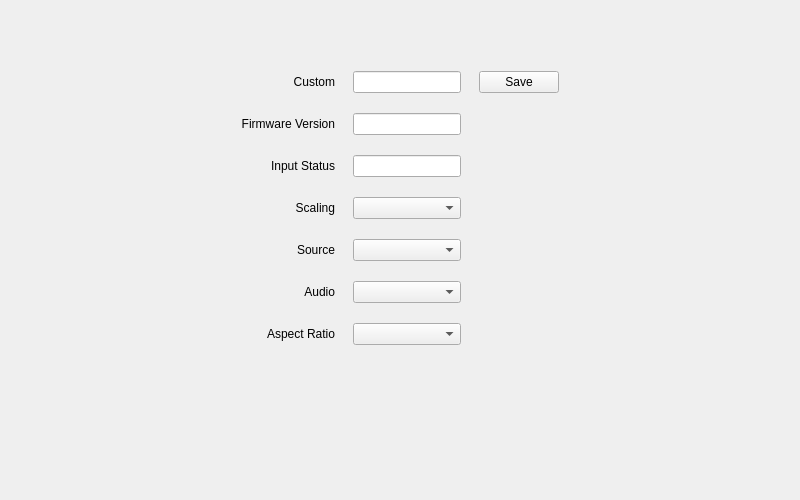
<?xml version="1.0" encoding="UTF-8"?>
<ui version="4.0">
 <class>SC2030_Setting_Form</class>
 <widget class="QWidget" name="SC2030_Setting_Form">
  <property name="geometry">
   <rect>
    <x>0</x>
    <y>0</y>
    <width>800</width>
    <height>500</height>
   </rect>
  </property>
  <property name="windowTitle">
   <string>Form</string>
  </property>
  <layout class="QVBoxLayout" name="verticalLayout">
   <item>
    <spacer name="verticalSpacer">
     <property name="orientation">
      <enum>Qt::Vertical</enum>
     </property>
     <property name="sizeType">
      <enum>QSizePolicy::Maximum</enum>
     </property>
     <property name="sizeHint" stdset="0">
      <size>
       <width>20</width>
       <height>60</height>
      </size>
     </property>
    </spacer>
   </item>
   <item>
    <layout class="QHBoxLayout" name="horizontalLayout">
     <item>
      <spacer name="horizontalSpacer_7">
       <property name="orientation">
        <enum>Qt::Horizontal</enum>
       </property>
       <property name="sizeHint" stdset="0">
        <size>
         <width>40</width>
         <height>20</height>
        </size>
       </property>
      </spacer>
     </item>
     <item>
      <layout class="QGridLayout" name="gridLayout">
       <property name="horizontalSpacing">
        <number>18</number>
       </property>
       <property name="verticalSpacing">
        <number>20</number>
       </property>
       <item row="0" column="1">
        <widget class="ClearableLineEdit" name="lineEdit_custom"/>
       </item>
       <item row="5" column="0">
        <widget class="QLabel" name="label_6">
         <property name="text">
          <string>Audio</string>
         </property>
         <property name="alignment">
          <set>Qt::AlignRight|Qt::AlignTrailing|Qt::AlignVCenter</set>
         </property>
        </widget>
       </item>
       <item row="3" column="1">
        <widget class="CustomComboBox" name="comboBox_scaling"/>
       </item>
       <item row="3" column="0">
        <widget class="QLabel" name="label_4">
         <property name="text">
          <string>Scaling</string>
         </property>
         <property name="alignment">
          <set>Qt::AlignRight|Qt::AlignTrailing|Qt::AlignVCenter</set>
         </property>
        </widget>
       </item>
       <item row="1" column="1">
        <widget class="ClearableLineEdit" name="lineEdit_fw_ver"/>
       </item>
       <item row="6" column="1">
        <widget class="CustomComboBox" name="comboBox_aspect_ratio"/>
       </item>
       <item row="1" column="0">
        <widget class="QLabel" name="label_2">
         <property name="text">
          <string>Firmware Version</string>
         </property>
         <property name="alignment">
          <set>Qt::AlignRight|Qt::AlignTrailing|Qt::AlignVCenter</set>
         </property>
        </widget>
       </item>
       <item row="2" column="0">
        <widget class="QLabel" name="label_3">
         <property name="text">
          <string>Input Status</string>
         </property>
         <property name="alignment">
          <set>Qt::AlignRight|Qt::AlignTrailing|Qt::AlignVCenter</set>
         </property>
        </widget>
       </item>
       <item row="3" column="2">
        <spacer name="horizontalSpacer_3">
         <property name="orientation">
          <enum>Qt::Horizontal</enum>
         </property>
         <property name="sizeHint" stdset="0">
          <size>
           <width>40</width>
           <height>20</height>
          </size>
         </property>
        </spacer>
       </item>
       <item row="5" column="2">
        <spacer name="horizontalSpacer_5">
         <property name="orientation">
          <enum>Qt::Horizontal</enum>
         </property>
         <property name="sizeHint" stdset="0">
          <size>
           <width>40</width>
           <height>20</height>
          </size>
         </property>
        </spacer>
       </item>
       <item row="2" column="2">
        <spacer name="horizontalSpacer_2">
         <property name="orientation">
          <enum>Qt::Horizontal</enum>
         </property>
         <property name="sizeHint" stdset="0">
          <size>
           <width>40</width>
           <height>20</height>
          </size>
         </property>
        </spacer>
       </item>
       <item row="4" column="2">
        <spacer name="horizontalSpacer_4">
         <property name="orientation">
          <enum>Qt::Horizontal</enum>
         </property>
         <property name="sizeHint" stdset="0">
          <size>
           <width>40</width>
           <height>20</height>
          </size>
         </property>
        </spacer>
       </item>
       <item row="0" column="2">
        <widget class="QPushButton" name="pushButton_save">
         <property name="text">
          <string>Save</string>
         </property>
        </widget>
       </item>
       <item row="6" column="0">
        <widget class="QLabel" name="label_7">
         <property name="text">
          <string>Aspect Ratio</string>
         </property>
         <property name="alignment">
          <set>Qt::AlignRight|Qt::AlignTrailing|Qt::AlignVCenter</set>
         </property>
        </widget>
       </item>
       <item row="5" column="1">
        <widget class="CustomComboBox" name="comboBox_audio"/>
       </item>
       <item row="6" column="2">
        <spacer name="horizontalSpacer_6">
         <property name="orientation">
          <enum>Qt::Horizontal</enum>
         </property>
         <property name="sizeHint" stdset="0">
          <size>
           <width>40</width>
           <height>20</height>
          </size>
         </property>
        </spacer>
       </item>
       <item row="1" column="2">
        <spacer name="horizontalSpacer">
         <property name="orientation">
          <enum>Qt::Horizontal</enum>
         </property>
         <property name="sizeHint" stdset="0">
          <size>
           <width>40</width>
           <height>20</height>
          </size>
         </property>
        </spacer>
       </item>
       <item row="4" column="1">
        <widget class="CustomComboBox" name="comboBox_source"/>
       </item>
       <item row="2" column="1">
        <widget class="ClearableLineEdit" name="lineEdit_input_status"/>
       </item>
       <item row="4" column="0">
        <widget class="QLabel" name="label_5">
         <property name="text">
          <string>Source</string>
         </property>
         <property name="alignment">
          <set>Qt::AlignRight|Qt::AlignTrailing|Qt::AlignVCenter</set>
         </property>
        </widget>
       </item>
       <item row="0" column="0">
        <widget class="QLabel" name="label">
         <property name="text">
          <string>Custom</string>
         </property>
         <property name="alignment">
          <set>Qt::AlignRight|Qt::AlignTrailing|Qt::AlignVCenter</set>
         </property>
        </widget>
       </item>
      </layout>
     </item>
     <item>
      <spacer name="horizontalSpacer_8">
       <property name="orientation">
        <enum>Qt::Horizontal</enum>
       </property>
       <property name="sizeHint" stdset="0">
        <size>
         <width>40</width>
         <height>20</height>
        </size>
       </property>
      </spacer>
     </item>
    </layout>
   </item>
   <item>
    <spacer name="verticalSpacer_2">
     <property name="orientation">
      <enum>Qt::Vertical</enum>
     </property>
     <property name="sizeHint" stdset="0">
      <size>
       <width>20</width>
       <height>131</height>
      </size>
     </property>
    </spacer>
   </item>
  </layout>
 </widget>
 <customwidgets>
  <customwidget>
   <class>ClearableLineEdit</class>
   <extends>QLineEdit</extends>
   <header>src.components.ClearableLineEdit</header>
  </customwidget>
  <customwidget>
   <class>CustomComboBox</class>
   <extends>QComboBox</extends>
   <header>src.components.CustomComboBox</header>
  </customwidget>
 </customwidgets>
 <resources/>
 <connections/>
</ui>
